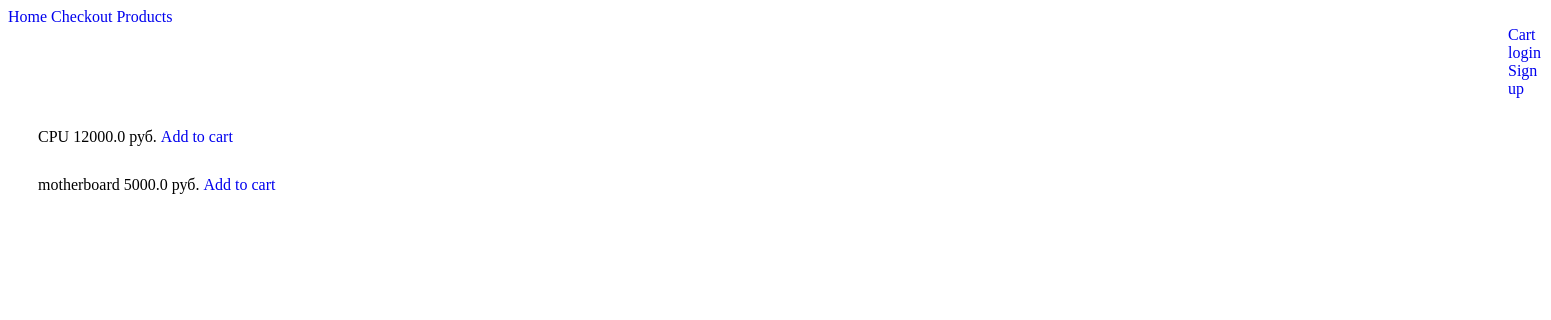
Before: / with the older database file.
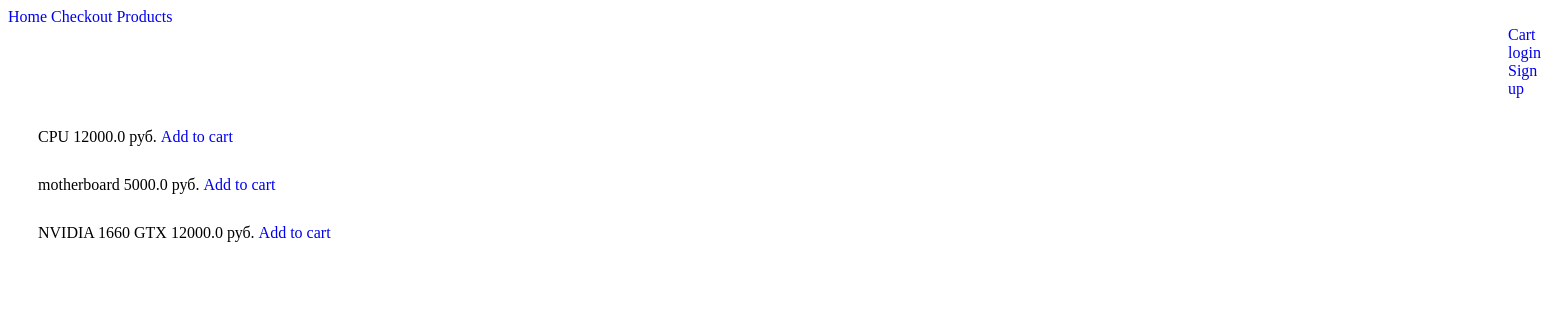
After: the same page with the newer database file.
### store/models.py (models this page shows)
class Item(models.Model):
    title = models.CharField(max_length=100)
    price = models.FloatField()
    description = models.TextField(default="")
    def __str__(self):
        return f"{self.title} {self.price} руб."

### store/views.py (the view)
# urls.py: path('', views.HomeView.as_view(), name='home'),
class HomeView(generic.ListView):
    model = Item
    paginate_by = 30
    template_name = 'store/home.html'
    context_object_name = 'items'

### store/templates/store/home.html (shortened to what this page needs)
{% extends "store/base.html" %}
{% load static %}
{% block content %}
<div class='content'>
    {% for item in items %}
        <div class='item'>
            {{ item }}
            <a href="{% url 'store:add_to_cart' item.id %}"> Add to cart </a>
        </div>
    {% endfor %}
</div>
{% endblock %}

### store/templates/store/base.html (shortened to what this page needs)
<!DOCTYPE html>
{% load static %}
<link rel="stylesheet" type="text/css" href="{% static 'store/css/home.css' %}"
<html lang="en">
<head>
</head>
<body>
<div class='navbar'>
    <div class='left'>
        <a href = "{% url 'store:home' %}"> Home </a>
        <a href = "{% url 'store:checkout' %}"> Checkout </a>
        <a href = "{% url 'store:products' %}"> Products </a>
    </div>
    <div class='right'>
        <a href="{% url 'store:cart' %}"> Cart </a>
        {% if user.is_authenticated %}
            <a href="{% url 'store:logout'%}"> Logout </a>
            <p> {{ user.username }} </p>
        {% else %}
            <a href="{% url 'store:login' %}"> login </a>
            <a href="{% url 'store:signup' %}"> Sign up </a>
        {% endif %}
    </div>
    {% block content %}
    {% endblock %}
</div>
</body>
</html>

### store/static/store/css/home.css (style rules this page uses)
a { text-decoration: none; }
.navbar .right { margin-left: 1500px; }
.content { display: flex-column; }
.content .item { margin: 30px; }

Changed rows visible on the page:
added Item: title+price "NVIDIA 1660 GTX 12000.0 руб."
